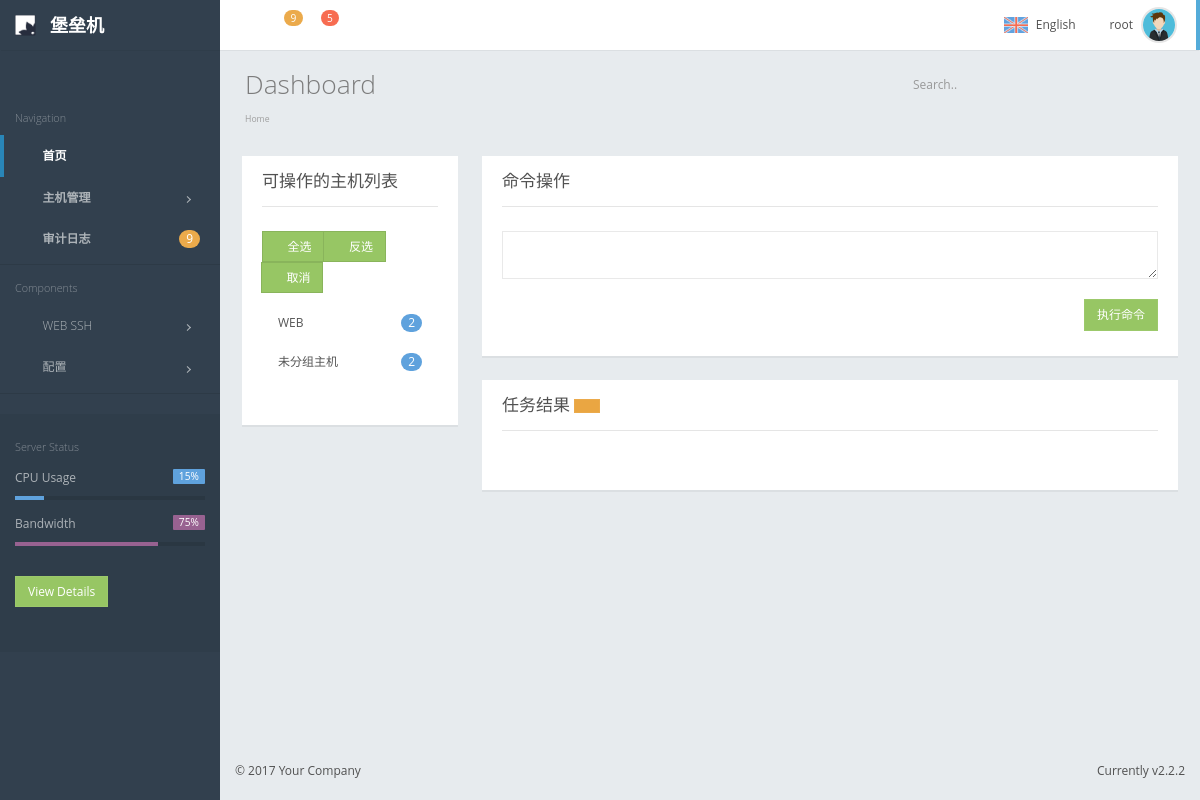
The page /hosts-cmd.html (signed in) on the database its author committed.
### repository/models.py (models this page shows, shortened)
class UserProfile(AbstractBaseUser, PermissionsMixin):
    email = models.EmailField(
        verbose_name='email address',
        max_length=255,
        unique=True,
    )
    name = models.CharField(max_length=64, verbose_name="姓名")
    is_active = models.BooleanField(default=True)
    is_staff = models.BooleanField(default=True)
    objects = UserProfileManager()
    host_to_remote_users = models.ManyToManyField("HostToRemoteUser", blank=True)
    host_groups = models.ManyToManyField("HostGroup", blank=True)
    USERNAME_FIELD = 'email'
    REQUIRED_FIELDS = ['name']

class HostGroup(models.Model):
    name = models.CharField(max_length=64, unique=True)
    host_to_remote_users = models.ManyToManyField("HostToRemoteUser")

### web/views/home.py (the view, shortened to what this page needs)
# urls.py: url(r'^hosts-cmd.html$', home.HostsCMDView.as_view()),
class HostsCMDView(View):
    @method_decorator(login_required)
    def get(self, request):
        return render(request, 'host_cmd.html')

### templates/host_cmd.html (shortened to what this page needs)
{% extends 'public/layout.html' %}
{% load staticfiles %}
{% block page-content %}
    <div class="row">
        {% include 'include/host_list.html' %}
        <div class="col-sm-9">
            <div class="panel ">
                <div class="panel-heading">
                    <h3 class="panel-title">命令操作</h3>
                </div>
                <div class="panel-body">
                    <textarea  id="cmd_input" class="form-control" placeholder="命令..."> </textarea>
                    <input exeute-type="cmd" id='idExecute' type="button" class="btn btn-success pull-right" value="执行命令">
                </div>
            </div>
            <div class="panel">
                <div class="panel-heading">
                    <h3 class="panel-title">
                        任务结果
                        <button id='title_status' class="btn btn-warning"></button>
                    </h3>
                </div>
                <div class="panel-body" >
                </div>
            </div>
        </div>
    </div>
{% endblock %}

### templates/public/layout.html (shortened to what this page needs)
{% extends 'public/base.html' %}
{% block body %}
    <div id="container" class="effect mainnav-lg">
		<header id="navbar">
			<div id="navbar-container" class="boxed">
				<div class="navbar-header">
					<a class="navbar-brand">
						<img src="/static/img/logo.png" alt="Nifty Logo" class="brand-icon">
						<div class="brand-title">
							<span class="brand-text">堡垒机</span>
						</div>
					</a>
				</div>
				<div class="navbar-content clearfix">
					<ul class="nav navbar-top-links pull-left">
						<li class="tgl-menu-btn">
							<a class="mainnav-toggle" href="#">
								<i class="fa fa-navicon fa-lg"></i>
							</a>
						</li>
						<li class="dropdown">
							<a href="#" data-toggle="dropdown" class="dropdown-toggle">
								<i class="fa fa-envelope fa-lg"></i>
								<span class="badge badge-header badge-warning">9</span>
							</a>
						</li>
						<li class="dropdown">
							<a href="#" data-toggle="dropdown" class="dropdown-toggle">
								<i class="fa fa-bell fa-lg"></i>
								<span class="badge badge-header badge-danger">5</span>
							</a>
						</li>
						<li class="mega-dropdown">
							<a href="#" class="mega-dropdown-toggle">
								<i class="fa fa-th-large fa-lg"></i>
							</a>
						</li>
					</ul>
					<ul class="nav navbar-top-links pull-right">
						<li class="dropdown">
							<a id="demo-lang-switch" class="lang-selector dropdown-toggle" href="#" data-toggle="dropdown">
								<span class="lang-selected">
									<img class="lang-flag" src="/static/img/flags/united-kingdom.png" alt="English">
									<span class="lang-name">English</span>
								</span>
							</a>
						</li>
						<li id="dropdown-user" class="dropdown">
							<a href="#" data-toggle="dropdown" class="dropdown-toggle text-right">
								<span class="pull-right">
									<img class="img-circle img-user media-object" src="/static/img/av1.png" alt="Profile Picture">
								</span>
								<div class="username hidden-xs">{{ request.user.name }}</div>
							</a>
						</li>
					</ul>
				</div>
			</div>
		</header>
		<div class="boxed">
			<div id="content-container">
				<div id="page-title">
					<h1 class="page-header text-overflow">Dashboard</h1>
					<div class="searchbox">
						<div class="input-group custom-search-form">
							<input type="text" class="form-control" placeholder="Search..">
							<span class="input-group-btn">
								<button class="text-muted" type="button"><i class="fa fa-search"></i></button>
							</span>
						</div>
					</div>
				</div>
				<ol class="breadcrumb">
					<li><a href="/index.html">Home</a></li>
				</ol>
                <div id="page-content">
                    {% block page-content %}{% endblock %}
                </div>
			</div>
			<nav id="mainnav-container">
				<div id="mainnav">
					<div id="mainnav-shortcut">
						<ul class="list-unstyled">
							<li class="col-xs-4" data-content="Additional Sidebar">
								<a id="demo-toggle-aside" class="shortcut-grid" href="#">
									<i class="fa fa-magic"></i>
								</a>
							</li>
							<li class="col-xs-4" data-content="Notification">
								<a id="demo-alert" class="shortcut-grid" href="#">
									<i class="fa fa-bullhorn"></i>
								</a>
							</li>
							<li class="col-xs-4" data-content="Page Alerts">
								<a id="demo-page-alert" class="shortcut-grid" href="#">
									<i class="fa fa-bell"></i>
								</a>
							</li>
						</ul>
					</div>
					<div id="mainnav-menu-wrap">
						<div class="nano">
							<div class="nano-content">
								<ul id="mainnav-menu" class="list-group">
									<li class="list-header">Navigation</li>
									<li class="active-link">
										<a href="#">
											<i class="fa fa-dashboard"></i>
											<span class="menu-title">
												<strong>首页</strong>
											</span>
										</a>
									</li>
									<li class="">
										<a href="#">
											<i class="fa fa-th"></i>
											<span class="menu-title">
												<strong>主机管理</strong>
											</span>
											<i class="arrow"></i>
										</a>
									</li>
									<li>
										<a href="/hosts-log.html">
											<i class="fa fa-flask"></i>
											<span class="menu-title">
												<strong>审计日志</strong>
												<span class="pull-right badge badge-warning">9</span>
											</span>
										</a>
									</li>
									<li class="list-divider"></li>
									<li class="list-header">Components</li>
									<li>
										<a href="#">
											<i class="fa fa-briefcase"></i>
											<span class="menu-title">WEB SSH</span>
											<i class="arrow"></i>
										</a>
									</li>
                                    <li>
										<a href="#">
											<i class="fa fa-cogs" aria-hidden="true"></i>
											<span class="menu-title">配置</span>
											<i class="arrow"></i>
										</a>
									</li>
									<li class="list-divider"></li>
								</ul>
								<div class="mainnav-widget">
									<div id="demo-wg-server" class="hide-small mainnav-widget-content">
										<ul class="list-group">
											<li class="list-header pad-no pad-ver">Server Status</li>
											<li class="mar-btm">
												<span class="label label-primary pull-right">15%</span>
												<p>CPU Usage</p>
												<div class="progress progress-sm">
													<div class="progress-bar progress-bar-primary" style="width: 15%;">
													</div>
												</div>
											</li>
											<li class="mar-btm">
												<span class="label label-purple pull-right">75%</span>
												<p>Bandwidth</p>
												<div class="progress progress-sm">
													<div class="progress-bar progress-bar-purple" style="width: 75%;">
													</div>
												</div>
											</li>
											<li class="pad-ver"><a href="#" class="btn btn-success btn-bock">View Details</a></li>
										</ul>
									</div>
								</div>
							</div>
						</div>
					</div>
				</div>
			</nav>
		</div>
        <footer id="footer">
            <div class="hide-fixed pull-right pad-rgt">Currently v2.2.2</div>
            <p class="pad-lft">&#0169; 2017 Your Company</p>
        </footer>
	</div>
{% endblock %}

### templates/include/host_list.html (shortened to what this page needs)
<div class="col-sm-3">
    <div class="panel ">
        <div class="panel-heading">
            <h3 class="panel-title">可操作的主机列表</h3>
        </div>
        <div class="panel-body">
            <div class="btn-group" role="group" style="margin-bottom: 10px">
                <button id="idCheckAll" type="button" class="btn btn-success">
                    <i class="fa fa-check-square"></i> 全选
                </button>
                <button id="idReverseAll" type="button" class="btn btn-success">
                    <i class="fa fa-check-square-o"></i> 反选
                </button>
                <button id="idCancelAll" type="button" class="btn btn-success">
                    <i class="fa fa-minus-square-o"></i> 取消
                </button>
            </div>
            <div class="list-group bord-no">
                {% for host_group in request.user.host_groups.all %}
                    <a class="list-group-item" href="#">
                        {{ host_group.name | upper }}
                        <span class="badge badge-primary">
                            {{ host_group.host_to_remote_users.count }}
                        </span>
                    </a>
                {% endfor %}
                <a class="list-group-item" href="#">未分组主机
                    <span class="badge badge-primary">
                        {{ request.user.host_to_remote_users.count }}
                    </span>
                </a>
            </div>
        </div>
    </div>
</div>

### templates/host_cmd.html (style rules this page uses)
#idExecute { margin-top: 20px; }

### rows shown on the page
UserProfile: user.name "root", user.host_to_remote_users.count "2"
HostGroup: name "WEB", host_to_remote_users.count "2"
